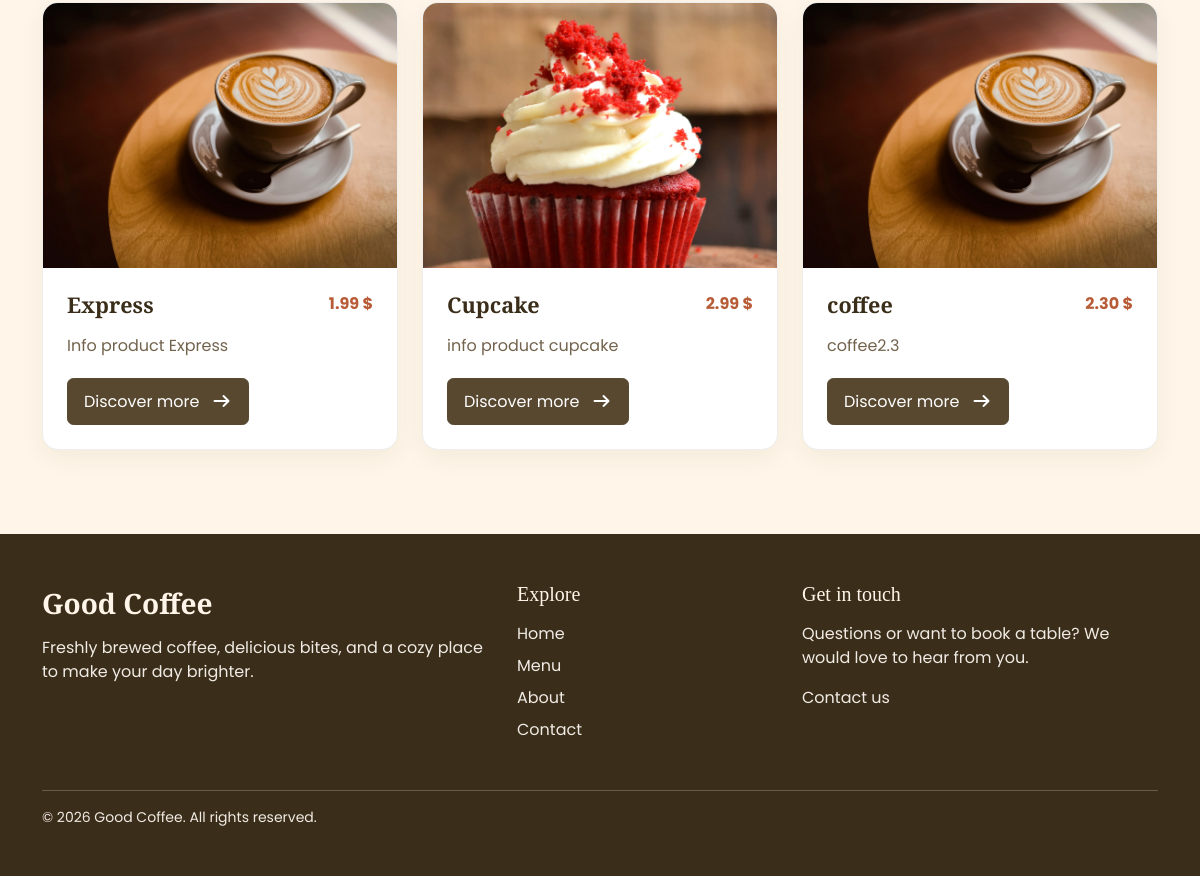
/menu/ (lower part), run on an earlier commit of the app's database.
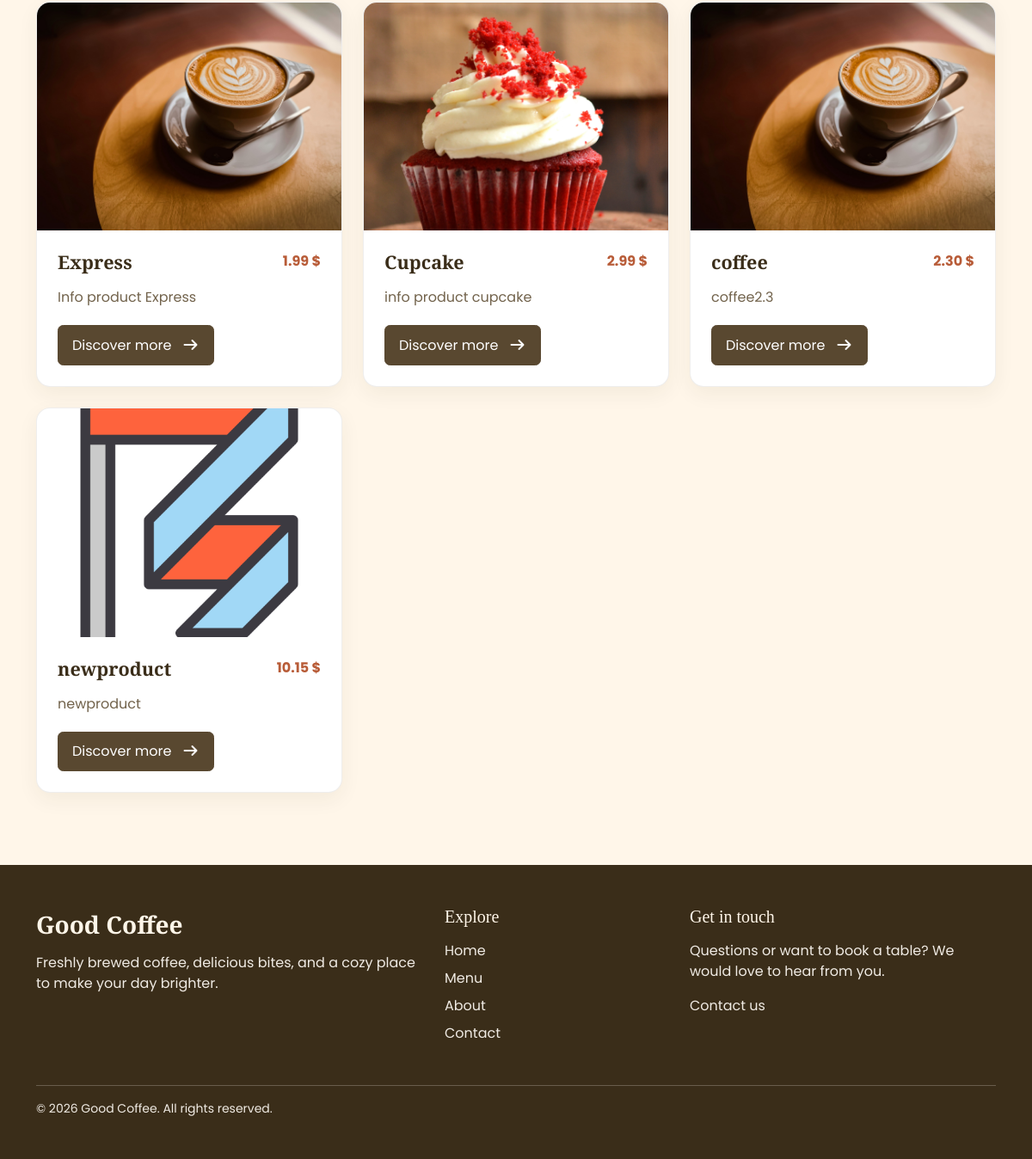
And on a later commit of the database.
### aplikacion/models.py (models this page shows, shortened)
class Product(models.Model):
    product_slug = models.SlugField(primary_key=True)
    product_name = models.CharField(max_length=200, null=True, blank=True)
    product_description = models.TextField(null=True, blank=True)
    product_price = models.DecimalField(max_digits=6, decimal_places=2, null=True, blank=True)
    product_image = models.ImageField(upload_to="product/")
    product_category = models.ForeignKey(Category, on_delete=models.CASCADE, null=True, blank=True)
    product_ingredient = models.ManyToManyField(Ingredient, blank=True, null=True)

### aplikacion/views.py (the view)
# urls.py: path("menu/", views.menu, name="menuPage"),
def menu(request):
    allCategory = Category.objects.all()
    allProduct = Product.objects.all()
    context = { "allCategory":allCategory, "allProduct":allProduct}
    return render(request, "menu.html", context)

### aplikacion/templates/menu.html (shortened to what this page needs)
{% extends 'index.html' %}
{% load static %}
{% block content %}
<main class="category-page">
    <section class="container category-products" aria-label="products">
        <div class="row g-4">
            {% for product in allProduct %}
            <div class="col-12 col-md-6 col-lg-4">
                <article class="card category-product-card h-100">
                    <a class="category-product-image-link" href="{% url 'productPage' product.product_slug %}" aria-label="View {{product.product_name}}">
                        <img src="{{product.product_image.url}}" class="card-img-top category-product-image" alt="{{product.product_name}}">
                    </a>
                    <div class="card-body d-flex flex-column">
                        <div class="d-flex justify-content-between align-items-start gap-3">
                            <h2 class="card-title category-product-title">{{product.product_name}}</h2>
                            {% if product.product_price %}
                            <p class="category-product-price mb-0">{{product.product_price}} $</p>
                            {% endif %}
                        </div>
                        {% if product.product_description %}
                        <p class="category-product-description">{{product.product_description|truncatewords:18}}</p>
                        {% endif %}
                        <a href="{% url 'productPage' product.product_slug %}" class="btn category-product-button mt-auto">
                            Discover more <i class="fa-solid fa-arrow-right ms-2" aria-hidden="true"></i>
                        </a>
                    </div>
                </article>
            </div>
            {% endfor %}
        </div>
    </section>
</main>
{% endblock %}

What changed in the data, as far as the page shows it:
added Product: product_image (picture), product_name "newproduct", product_price "10.15", product_description "newproduct"
